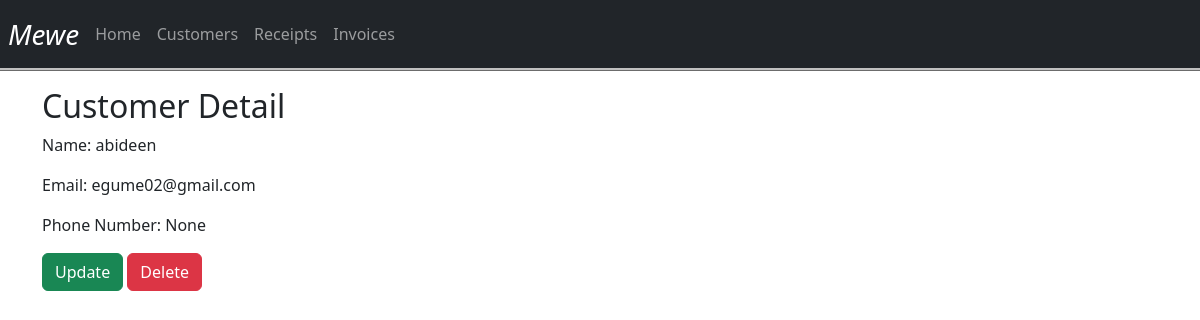
Screenshot of /customers/1/ (signed in) with the database file from the repository.
### customerinvoices/models.py (models this page shows, shortened)
class Customer(models.Model):
    user = models.ForeignKey(User, on_delete=models.CASCADE)
    name = models.CharField(max_length=50)
    email_address = models.EmailField(max_length=254, null=True, blank=True)
    phone_number = models.CharField(max_length=50, null=True, blank=True)

### customerinvoices/views.py (the view)
# urls.py: path('customers/<int:pk>/', CustomerDetailView.as_view(), name='customer_detail'),
class CustomerDetailView(LoginRequiredMixin,DetailView):
    model = Customer
    template_name = 'customer_detail.html'

### customerinvoices/templates/customer_detail.html
{% extends 'base.html' %}
{% block content %}
  <h2>Customer Detail</h2>
  {% if user.is_authenticated %}
  {% if user.id == customer.user.id %}
  <p>Name: {{ object.name }}</p>
  <p>Email: {{ object.email_address }}</p>
  <p>Phone Number: {{ object.phone_number }}</p>
  <a href="{% url 'customer_update' pk=object.pk %}" class="btn btn-success">Update</a>
  <a href="{% url 'customer_delete' pk=object.pk %}" class="btn btn-danger">Delete</a>
  {% endif %}
  {% endif %}
{% endblock %}

### static/css/style.css (style rules this page uses)
body { background: linear-gradient(rgba(255, 255, 255, 0.3), rgba(255, 255, 255, 0.3)), url('https://images.pexels.com/photos/4173174/pexels-photo-4173174.jpeg?auto=compress&cs=tinysrgb&w=600'); background-repeat: no-repeat; background-size: cover; }

### rows the page displays
Customer: name "abideen", email_address "egume02@gmail.com", phone_number "None"
